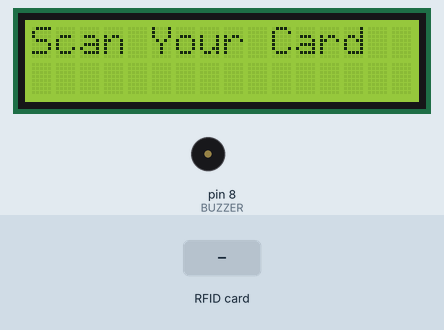
Simulated run of this sketch. Board: Arduino Uno, built with avr-gcc and run on an emulated ATmega328P. Shown: 16×2 character LCD, buzzer (waves = sounding, pin HIGH). Inputs (shaded band) come from the test bench. Pins used as bus, display or sensor lines are not drawn; what the sketch prints to the serial monitor is not drawn.

Above: at 1.3 s.
1.4 s: RFID card A1 8F D0 06 held to the reader
At 2.9 s:
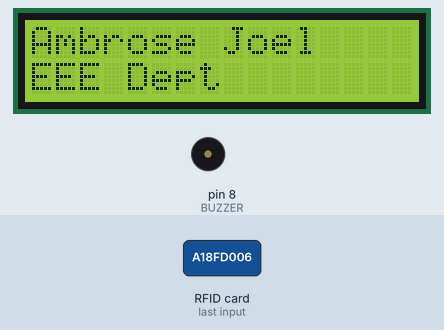
4.4 s: RFID card 5E 7A 19 C4 held to the reader
At 7.2 s:
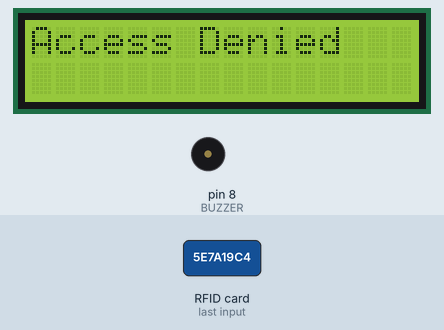
7.4 s: RFID card 5E 7A 19 C4 held to the reader
At 10.1 s:
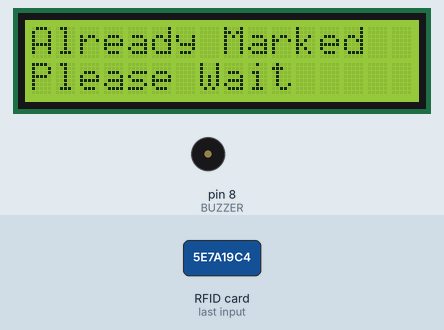
Timing chart, 0 to 11.6 s (numbered marks = the images above; inputs shaded):
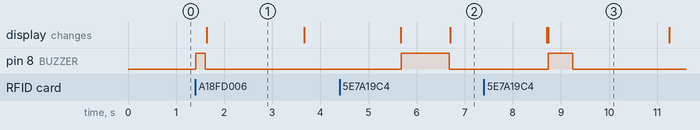

Measured:
- after the input at 1.4 s, pin 8 (BUZZER): LOW → HIGH at once, → LOW 0.20 s later; the display: changes after 0.23 s (image 1)
- after the input at 4.4 s, pin 8 (BUZZER): LOW → HIGH after 1.3 s, → LOW 1.0 s later; the display: first differs from a run without the input after 2.3 s (image 2)
- after the input at 7.4 s, pin 8 (BUZZER): LOW → HIGH after 1.3 s, → LOW 0.50 s later; the display: first differs from a run without the input after 1.3 s (image 3)
- what the display in image 1 shows lasts 2.1 s, from 1.6 s to 3.7 s

The sketch:

RFID_Excel.ino
```cpp
#include <SPI.h>
#include <MFRC522.h>
#include <Wire.h>
#include <LiquidCrystal_I2C.h>

#define SS_PIN 10
#define RST_PIN 9
#define BUZZER 8

MFRC522 mfrc522(SS_PIN, RST_PIN);
LiquidCrystal_I2C lcd(0x27, 16, 2);

byte readcard[10];
char UIDbuffer[32];
String StrUID;

String studentName;
String studentDept;

// -------- YOUR CARD UID --------
byte nmeUID[4] = {0xA1, 0x8F, 0xD0, 0x06};

// -------- DUPLICATE CONTROL --------
unsigned long lastScanTime = 0;
String lastUID = "";
const unsigned long duplicateDelay = 10000; // 10 seconds

void setup() {

  Serial.begin(9600);
  SPI.begin();
  mfrc522.PCD_Init();

  lcd.init();
  lcd.backlight();

  pinMode(BUZZER, OUTPUT);

  lcd.setCursor(0,0);
  lcd.print("Scan Your Card");

  // -------- PLX-DAQ HEADER --------
  Serial.println("CLEARDATA");
  Serial.println("LABEL,Date,Time,UID,Name,Department,Status");
}

void loop() {

  if (!getid()) return;

  // -------- DUPLICATE CHECK --------
  if (StrUID == lastUID && (millis() - lastScanTime) < duplicateDelay) {

    lcd.clear();
    lcd.setCursor(0,0);
    lcd.print("Already Marked");
    lcd.setCursor(0,1);
    lcd.print("Please Wait");

    digitalWrite(BUZZER, HIGH);
    delay(500);
    digitalWrite(BUZZER, LOW);

    delay(2000);
    lcd.clear();
    lcd.print("Scan Your Card");
    return;
  }

  // Update last scan info
  lastUID = StrUID;
  lastScanTime = millis();

  // -------- AUTHORIZED CARD --------
  if (compareUID(readcard, nmeUID)) {

    studentName = "Ambrose Joel";
    studentDept = "EEE Dept";

    // Short Beep
    digitalWrite(BUZZER, HIGH);
    delay(200);
    digitalWrite(BUZZER, LOW);

    // Screen 1: Name + Dept
    lcd.clear();
    lcd.setCursor(0,0);
    lcd.print(studentName);
    lcd.setCursor(0,1);
    lcd.print(studentDept);
    delay(2000);

    // Screen 2: Status + Welcome
    lcd.clear();
    lcd.setCursor(0,0);
    lcd.print("Status: PRESENT");
    lcd.setCursor(0,1);
    lcd.print("Welcome!");
    delay(2000);

    // Excel Log
    Serial.print("DATA,DATE,TIME,");
    Serial.print(StrUID);
    Serial.print(",");
    Serial.print(studentName);
    Serial.print(",");
    Serial.print(studentDept);
    Serial.println(",PRESENT");
  }

  // -------- UNAUTHORIZED CARD --------
  else {

    digitalWrite(BUZZER, HIGH);
    delay(1000);
    digitalWrite(BUZZER, LOW);

    lcd.clear();
    lcd.setCursor(0,0);
    lcd.print("Access Denied");

    Serial.print("DATA,DATE,TIME,");
    Serial.print(StrUID);
    Serial.println(",UNKNOWN,UNKNOWN,DENIED");

    delay(2000);
  }

  lcd.clear();
  lcd.print("Scan Your Card");
}

// -------- READ UID --------
int getid() {

  if (!mfrc522.PICC_IsNewCardPresent()) return 0;
  if (!mfrc522.PICC_ReadCardSerial()) return 0;

  for (byte i = 0; i < mfrc522.uid.size; i++) {
    readcard[i] = mfrc522.uid.uidByte[i];
  }

  array_to_string(readcard, mfrc522.uid.size, UIDbuffer);
  StrUID = UIDbuffer;

  mfrc522.PICC_HaltA();
  mfrc522.PCD_StopCrypto1();

  return 1;
}

// -------- COMPARE UID --------
boolean compareUID(byte a[], byte b[]) {
  for (byte i = 0; i < 4; i++) {
    if (a[i] != b[i]) return false;
  }
  return true;
}

// -------- UID TO STRING --------
void array_to_string(byte array[], unsigned int len, char buffer[]) {
  for (unsigned int i = 0; i < len; i++) {
    byte nib1 = (array[i] >> 4) & 0x0F;
    byte nib2 = (array[i] >> 0) & 0x0F;
    buffer[i*2]   = nib1 < 0xA ? '0' + nib1 : 'A' + nib1 - 0xA;
    buffer[i*2+1] = nib2 < 0xA ? '0' + nib2 : 'A' + nib2 - 0xA;
  }
  buffer[len*2] = '\0';
}
```
